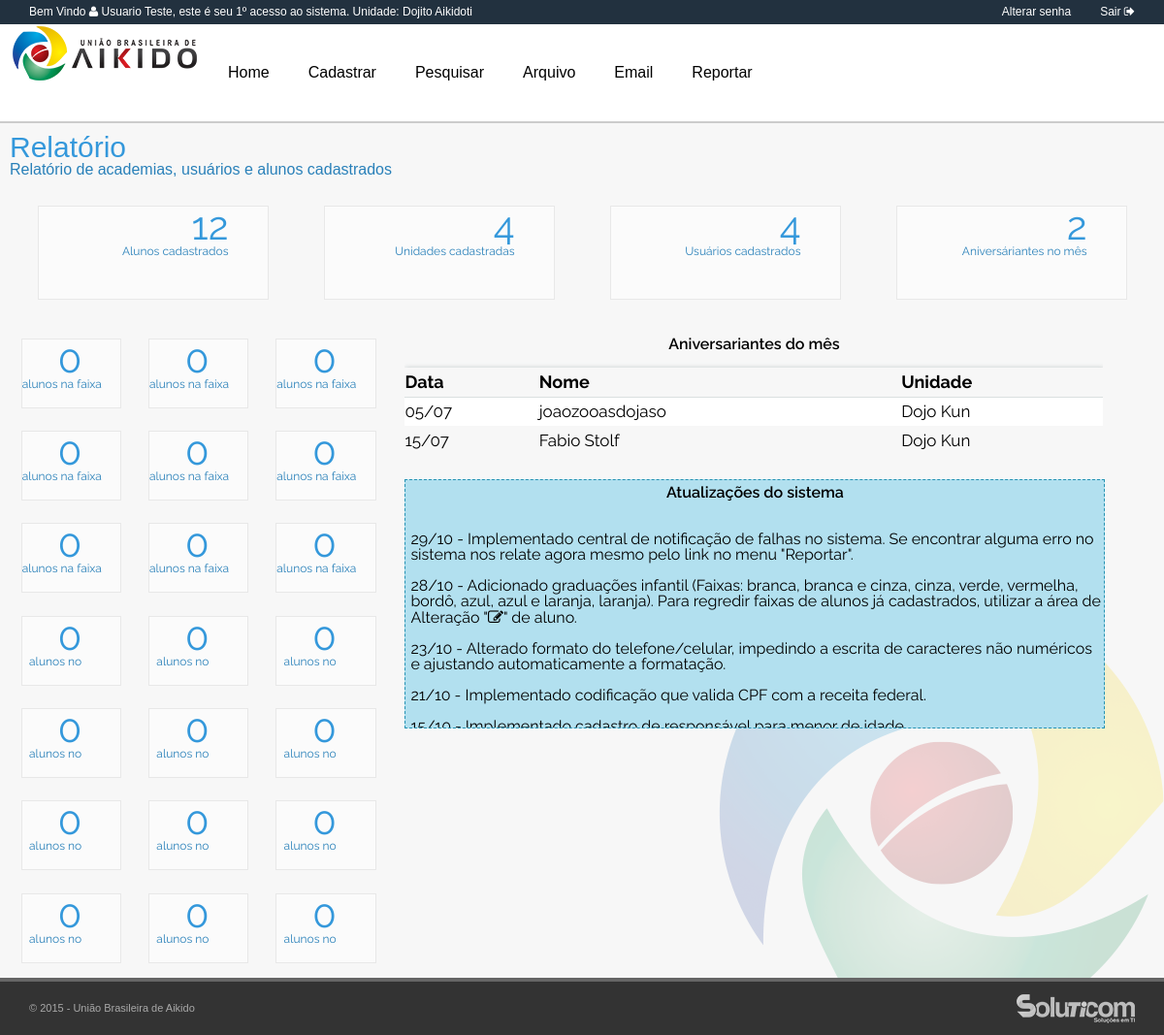
Screenshot of /main.php (signed in) with the database file from the repository.
### tables this page shows
CREATE TABLE IF NOT EXISTS `usuario` (
  `usuarioId` int(11) NOT NULL,
  `escolaId` int(10) DEFAULT NULL,
  `usuarioLogin` varchar(100) DEFAULT NULL,
  `senha` varchar(100) DEFAULT NULL,
  `usuarioNome` varchar(100) DEFAULT NULL,
  `nivelId` int(10) DEFAULT NULL,
  `dataCadastro` date DEFAULT NULL,
  `statusUsuario` tinyint(1) NOT NULL DEFAULT '1',
  `qtdAcesso` int(11) DEFAULT '0',
  `resetaSenha` tinyint(1) DEFAULT '0'
);

CREATE TABLE IF NOT EXISTS `escola` (
  `escolaId` int(10) NOT NULL,
  `responsavelEscola` varchar(200) DEFAULT NULL,
  `estadoID` int(10) DEFAULT NULL,
  `nomeEscola` varchar(100) DEFAULT NULL,
  `enderecoEscola` varchar(100) DEFAULT NULL,
  `numeroEscola` varchar(10) DEFAULT NULL,
  `bairroEscola` varchar(100) DEFAULT NULL,
  `cidadeEscola` varchar(100) DEFAULT NULL,
  `telefoneEscola` varchar(30) DEFAULT NULL,
  `statusEscola` int(2) DEFAULT '1'
);

CREATE TABLE IF NOT EXISTS `aluno` (
  `alunoId` int(11) NOT NULL,
  `estadoID` tinyint(3) DEFAULT NULL,
  `graduacaoId` int(10) DEFAULT NULL,
  `usuarioId` int(10) DEFAULT NULL,
  `escolaId` int(10) DEFAULT NULL,
  `nomeAluno` varchar(200) DEFAULT NULL,
  `dataNascimento` date DEFAULT NULL,
  `rg` varchar(30) DEFAULT NULL,
  `cpf` varchar(30) DEFAULT NULL,
  `endereco` varchar(150) DEFAULT NULL,
  `numero` varchar(10) DEFAULT NULL,
  `bairro` varchar(150) DEFAULT NULL,
  `complemento` varchar(250) DEFAULT NULL,
  `cidade` varchar(200) DEFAULT NULL,
  `cep` varchar(20) DEFAULT NULL,
  `email` varchar(200) DEFAULT NULL,
  `telefone` varchar(20) DEFAULT NULL,
  `celular` varchar(20) DEFAULT NULL,
  `dataCadAluno` date DEFAULT NULL,
  `status` tinyint(1) NOT NULL DEFAULT '1',
  `obsAluno` longtext
);

### main.php (the view, shortened to what the rows shown need)
<?php
 require_once("validacao.php"); ?>
<?php
   $aniversario = "SELECT nomeAluno, dataNascimento as diaAniversario, a.escolaId, nomeEscola, email FROM aluno a INNER JOIN escola e ON a.escolaId = e.escolaId WHERE MONTH(dataNascimento) = MOD(MONTH(CURDATE()), 13) ORDER by DAY(dataNascimento) ";
	$total_aniversario = mysqli_query($conecta, $aniversario);
?>
<!doctype html>
<html>
    <head>
    </head>
   		 <body>
      		  <main>
                  <div class="margem">
              		<h1> Relatório </h1><h4>Relatório de academias, usuários e alunos cadastrados</h4>
        </div>
<div id="aniv">
 <h3 style="font-weight:600;">Aniversariantes do mês</h3><br>
 <table>
            <tr>
             <th> Data </th>
             <th> Nome </th>
             <th> Unidade </th>
            </tr>
            <?php
                while($linha = mysqli_fetch_assoc($total_aniversario))
                {
            ?>
            <tr>
             <td> <?php echo date("d/m", strtotime ($linha["diaAniversario"])) ?> </td>
             <td> <?php echo utf8_encode($linha["nomeAluno"]) ?> </td>
             <td> <?php echo utf8_encode($linha["nomeEscola"]) ?> </td>
            </tr>
		<?php
            }
        ?>
      </table>
 </div>
        	 </main>
    </body>
</html>

### mUser.php (shortened to what the rows shown need)
        <?php
            if ( isset($_SESSION["IDUSER"]) )  {
                $user = $_SESSION["IDUSER"];
                $saudacao = "SELECT usuarioNome, usuarioId, qtdAcesso, u.escolaId, nomeEscola ";
                $saudacao .= "FROM usuario u INNER JOIN escola e ON u.escolaId = e.escolaId ";
                $saudacao .= "WHERE usuarioId = {$user} ";
                $saudacao_login = mysqli_query($conecta, $saudacao);
            $saudacao_login = mysqli_fetch_assoc($saudacao_login);
			$apelido = $saudacao_login["usuarioNome"];
			$qtd_ac = $saudacao_login["qtdAcesso"];
			$escolaProf  = $saudacao_login["nomeEscola"];
            }
        ?>
<head>
	<link rel="stylesheet" href="css/reset.css">
	<link rel="stylesheet" href="css/geral.css">
    <link rel="stylesheet" href="css/font-awesome/css/font-awesome.min.css">
	<link rel="stylesheet" href="css/menu.css">
	<link rel="stylesheet" href="css/form.css">
</head>
<body>
    <header>
        <div id="bemvindo">Bem Vindo <i class="fa fa-user"></i> <b><?php echo utf8_encode($apelido) ?></b>, este é seu <b><?php echo $qtd_ac?>º</b> acesso ao sistema. Unidade: <?php echo utf8_encode($escolaProf) ?> </div>
        <div id="sair"><a href="sair.php">Sair <i class="fa fa-sign-out"></i></a></div>
        <div id="sair"><a href="alterarSenha.php">Alterar senha <i class="icon-lock"></i></a></div>
    </header>
    <nav>
        <div id="menu">
  		<ul onClick="" class="zetta-menu zm-effect-fade zm-full-width" style="height:100px;">
         		<img src="assets/imagens/logo.png" alt="logo" style="float: left;">
        <li style="height:100px;">
      		<a href="main.php" style="line-height:100px;">Home</a>
   		</li>
   		<li style="height:100px; ">
      		<a style="line-height:100px;">Cadastrar</a>
   		</li>
   		<li style="height:100px;">
            <a style="line-height:100px;">Pesquisar</a>
   		</li>
        <li style="height:100px;">
            <a style="line-height:100px;">Arquivo</a>
   		</li>
        	<li style="height:100px;">
            <a style="line-height:100px;">Email</a>
   		</li>
        <li style="height:100px;">
            <a style="line-height:100px;">Reportar</a>
   		</li>
		</ul>
        </div>
    </nav>
    <footer>
        <div id="direitos">© 2015 - União Brasileira de Aikido</div>
        <div id="soluticom"><a href="http://www.soluticom.com.br" target="_blank"><img src="assets/imagens/soluticom.png" alt="soluticom"></a></div>
    </footer>
</body>

### rows the page displays
usuario: usuarioNome "Usuario Teste", qtdAcesso "1", escolaId.nomeEscola "Dojito Aikidoti"
aluno: dataNascimento "05/07", nomeAluno "joaozooasdojaso", escolaId.nomeEscola "Dojo Kun"
aluno: dataNascimento "15/07", nomeAluno "Fabio Stolf", escolaId.nomeEscola "Dojo Kun"

### other values shown
$contador_alunos "12"
$contador_unidade "4"
$contador_usuario "4"
$contador_Aniv "2"
utf8_encode($contador_Grad50) "0"
utf8_encode($contador_Grad51) "0"
utf8_encode($contador_Grad52) "0"
utf8_encode($contador_Grad53) "0"
utf8_encode($contador_Grad54) "0"
utf8_encode($contador_Grad55) "0"
utf8_encode($contador_Grad56) "0"
utf8_encode($contador_Grad57) "0"
utf8_encode($contador_Grad58) "0"
utf8_encode($contador_Grad1) "0"
utf8_encode($contador_Grad2) "0"
